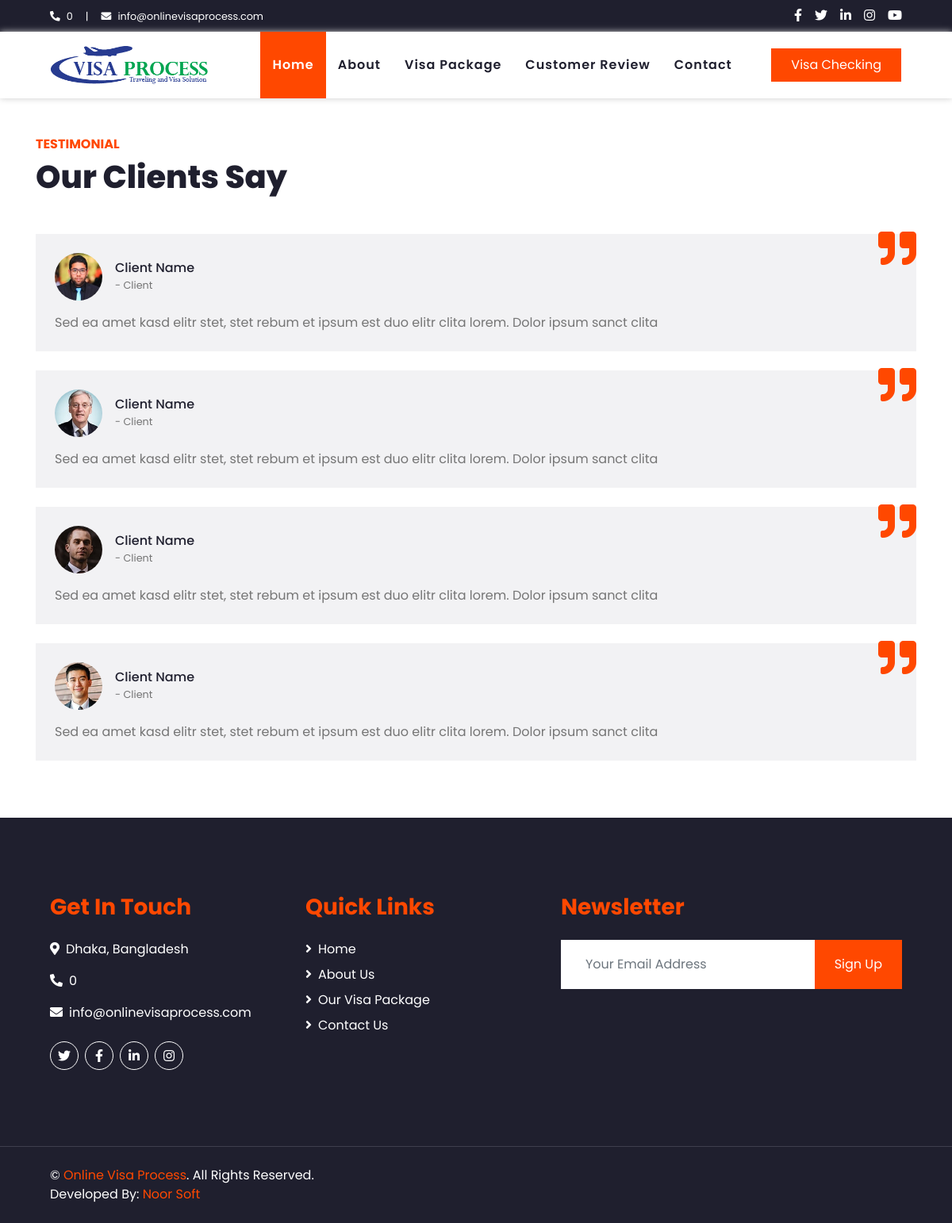
The page /testimonial.php on the database as committed earlier.
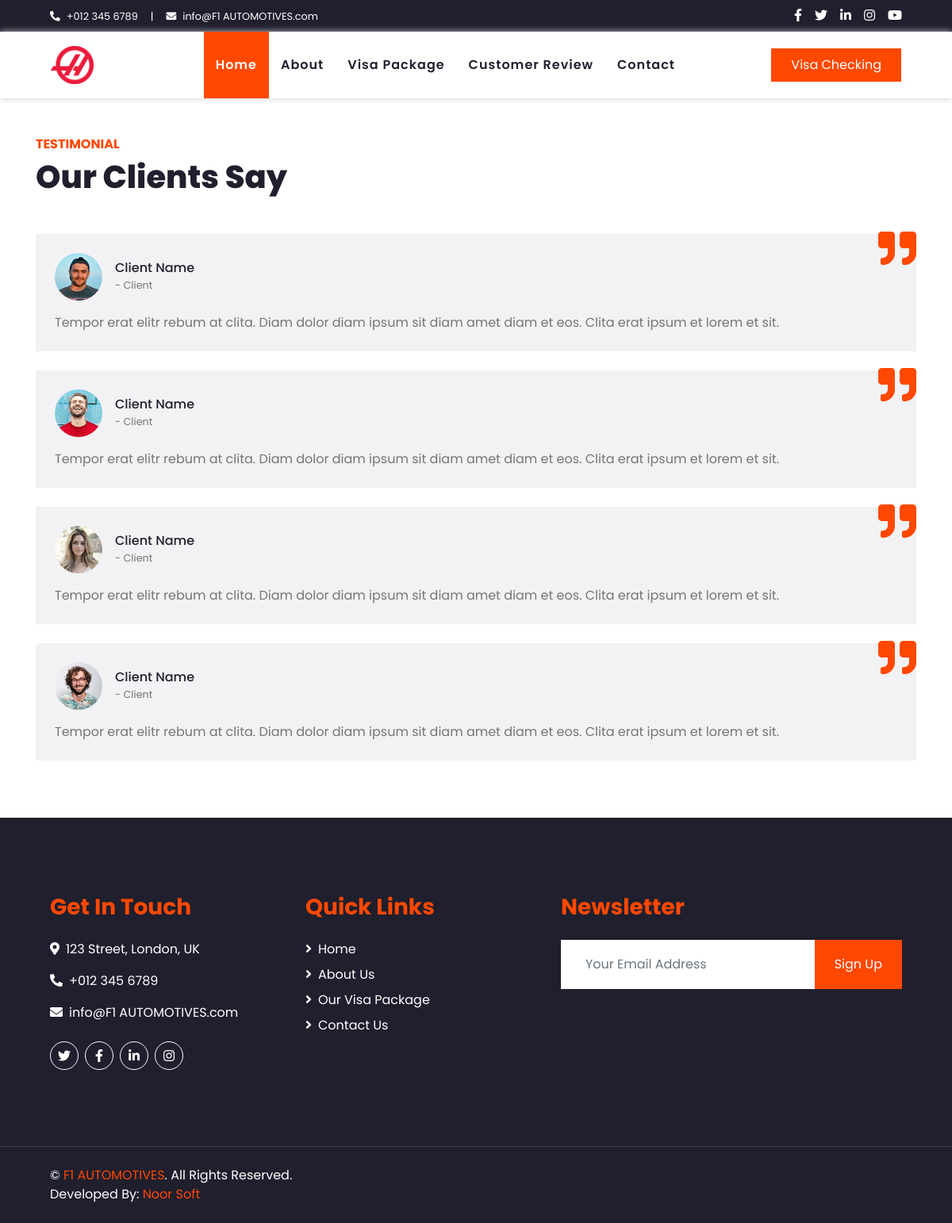
The same page on the database as committed later.
### tables this page shows
CREATE TABLE `tbl_client` (
  `id` int(11) NOT NULL,
  `institute` varchar(120) NOT NULL,
  `tagline` varchar(250) NOT NULL,
  `address` varchar(250) NOT NULL,
  `mobile` varchar(50) NOT NULL,
  `phone` varchar(20) NOT NULL,
  `email` varchar(64) NOT NULL,
  `web` varchar(100) NOT NULL,
  `t_ime` varchar(50) NOT NULL,
  `featured_video` int(11) NOT NULL,
  `google_map` text NOT NULL,
  `face_book` varchar(100) NOT NULL,
  `you_tube` varchar(100) NOT NULL,
  `owner` varchar(150) NOT NULL,
  `logo` varchar(100) NOT NULL,
  `language` int(11) NOT NULL,
  `version` int(11) NOT NULL,
  `status` varchar(67) NOT NULL,
  `created` date NOT NULL,
  `extension` date NOT NULL,
  `expire` date NOT NULL,
  `smstoken` varchar(120) NOT NULL,
  `package` varchar(25) NOT NULL,
  `fee` int(11) NOT NULL
);

CREATE TABLE `tbl_page` (
  `id` int(11) NOT NULL,
  `menu` varchar(100) NOT NULL,
  `title` varchar(250) NOT NULL,
  `contants` text NOT NULL,
  `photo` varchar(200) NOT NULL,
  `attachment` varchar(200) NOT NULL,
  `album_id` int(11) NOT NULL,
  `meta` text NOT NULL,
  `keywords` text NOT NULL,
  `hits` int(11) NOT NULL,
  `status` varchar(50) NOT NULL DEFAULT '''Published''',
  `created` date NOT NULL
);

### config.php (called while the page is built, shortened)
<?php
$conn = mysqli_connect(DB_SERVER, DB_USERNAME, DB_PASSWORD, DB_NAME);
	$sql= mysqli_query($conn,"SELECT * FROM tbl_client limit 1");
	$siteid = mysqli_fetch_assoc($sql);
	$institute		=$siteid["institute"];
	$address		=$siteid["address"];
	$mobile			=$siteid["mobile"];
	$email			=$siteid["email"];
	$logo			=$siteid["logo"];
?>

### web/testimonial.php (the view, shortened to what the changed rows need)
<?php include('../config.php');
include('header.php');?>
    <div class="container-fluid  py-5 ">
    <div class="container">
            <div class=" pb-4">
                <h1 class="mb-4">Our Clients Say</h1>
            </div>
			    <?php
			      $sql = "SELECT * FROM tbl_page where menu='Testimonial' ";
					$testimonial = $conn->query($sql);
                  if ($testimonial->num_rows > 0) {
                  	while($row = $testimonial->fetch_assoc()) {
                  ?>
                <div class="position-relative bg-secondary p-4">
                    <i class="fa fa-3x fa-quote-right text-primary position-absolute" style="top: -6px; right: 0;"></i>
                    <div class="d-flex align-items-center mb-3">
                        <img class="img-fluid rounded-circle" src="../uploads/<?php echo $row['photo']; ?>" style="width: 60px; height: 60px;" alt="">
                        <div class="ml-3">
                            <h6 class="font-weight-semi-bold m-0"><?php echo $row['title']; ?></h6>
                            <small>- Client</small>
                        </div>
                    </div>
                    <p class="m-0"> <?php echo substr($row['contants'], 0, 820); ?> </p>
                </div>
              <br>
               <?php
                  }
                  }
                  ?>
            </div>
        </div>
 <?php include('footer.php');?>

### web/header.php (shortened to what the changed rows need)
<!DOCTYPE html>
<html lang="en">
<head>
    <link href="https://cdnjs.cloudflare.com/ajax/libs/font-awesome/5.10.0/css/all.min.css" rel="stylesheet">
    <link href="lib/owlcarousel/assets/owl.carousel.min.css" rel="stylesheet">
    <link href="css/style.css" rel="stylesheet">
</head>
<body>
    <div class="container-fluid bg-dark">
        <div class="row py-2 px-lg-5">
            <div class="col-lg-6 text-center text-lg-left mb-2 mb-lg-0">
                <div class="d-inline-flex align-items-center text-white">
                    <small><i class="fa fa-phone-alt mr-2"></i><?php echo $mobile;?></small>
                    <small class="px-3">|</small>
                    <small><i class="fa fa-envelope mr-2"></i><?php echo $email;?></small>
                </div>
            </div>
        </div>
    </div>
    <div class="container-fluid p-0">
        <nav class="navbar navbar-expand-lg bg-light navbar-light py-3 py-lg-0 px-lg-5">
            <a href="index.php" class="navbar-brand ml-lg-3">
<img src="../uploads/<?php echo $logo;?>" style=" height: 48px; "/>
            </a>
        </nav>
    </div>

### web/footer.php (shortened to what the changed rows need)
    <div class="container-fluid bg-dark text-white   py-5 px-sm-3 px-md-5">
        <div class="container">
        <div class="row pt-5">
            <div class="col-lg-7 col-md-6">
                <div class="row">
                    <div class="col-md-6 mb-5">
                        <h3 class="text-primary mb-4">Get In Touch</h3>
                        <p><i class="fa fa-map-marker-alt mr-2"></i><?php echo $address;?></p>
                        <p><i class="fa fa-phone-alt mr-2"></i><?php echo $mobile;?></p>
                        <p><i class="fa fa-envelope mr-2"></i><?php echo $email;?></p>
                        <div class="d-flex justify-content-start mt-4">
                            <a class="btn btn-outline-light btn-social mr-2" href="#"><i class="fab fa-twitter"></i></a>
                            <a class="btn btn-outline-light btn-social mr-2" href="#"><i class="fab fa-facebook-f"></i></a>
                            <a class="btn btn-outline-light btn-social mr-2" href="#"><i class="fab fa-linkedin-in"></i></a>
                            <a class="btn btn-outline-light btn-social" href="#"><i class="fab fa-instagram"></i></a>
                        </div>
                    </div>
                </div>
            </div>
        </div>
    </div>
    </div>
    <div class="container-fluid bg-dark text-white border-top py-4 px-sm-3 px-md-5" style="border-color: #3E3E4E !important;">
         <div class="container">
	  <div class="row">
            <div class="col-lg-6 text-center text-md-left mb-3 mb-md-0">
                <p class="m-0 text-white">&copy; <a href="#"><?php echo $institute;?></a>. All Rights Reserved.
                <br>Developed By: <a href="https://noorsoftbd.com" target="_blank">Noor Soft</a>
                </p>
            </div>
        </div>
        </div>
    </div>
</body>
</html>

Rows that differ between the two databases and show on the page:
no longer on this page (row edited): tbl_page: photo (picture), title "Client Name", contants "Sed ea amet kasd elitr stet, stet rebum et ipsum est duo elitr clita lorem. Dolor ipsum sanct clita"
no longer on this page (row edited): tbl_page: photo (picture), title "Client Name", contants "Sed ea amet kasd elitr stet, stet rebum et ipsum est duo elitr clita lorem. Dolor ipsum sanct clita"
no longer on this page (row edited): tbl_page: photo (picture), title "Client Name", contants "Sed ea amet kasd elitr stet, stet rebum et ipsum est duo elitr clita lorem. Dolor ipsum sanct clita"
no longer on this page (row edited): tbl_page: photo (picture), title "Client Name", contants "Sed ea amet kasd elitr stet, stet rebum et ipsum est duo elitr clita lorem. Dolor ipsum sanct clita"
changed tbl_client: mobile "0" → "+012 345 6789"; email "info@onlinevisaprocess.com" → "info@F1 AUTOMOTIVES.com"; logo: a different picture; address "Dhaka, Bangladesh" → "123 Street, London, UK"; institute "Online Visa Process" → "F1 AUTOMOTIVES"
added tbl_page: photo (picture), title "Client Name", contants "Tempor erat elitr rebum at clita. Diam dolor diam ipsum sit diam amet diam et eos. Clita erat ipsum et lorem et sit."
added tbl_page: photo (picture), title "Client Name", contants "Tempor erat elitr rebum at clita. Diam dolor diam ipsum sit diam amet diam et eos. Clita erat ipsum et lorem et sit."
added tbl_page: photo (picture), title "Client Name", contants "Tempor erat elitr rebum at clita. Diam dolor diam ipsum sit diam amet diam et eos. Clita erat ipsum et lorem et sit."
added tbl_page: photo (picture), title "Client Name", contants "Tempor erat elitr rebum at clita. Diam dolor diam ipsum sit diam amet diam et eos. Clita erat ipsum et lorem et sit."
